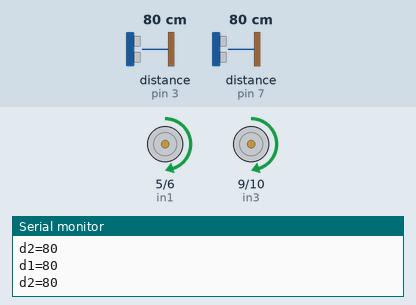
Simulated run of this sketch. Board: Arduino Uno, built with avr-gcc and run on an emulated ATmega328P. Shown: motor-driver pin pairs drawn as motors (green arrow = first pin HIGH = forward, orange = second pin HIGH = backward, longer = more drive), the last lines printed to the serial monitor. Wiring (inferred from the names in the program): 2 × ultrasonic range finder: trigger pin 4, echo pin 7 / trigger pin 11, echo pin 3. Inputs (shaded band) come from the test bench; at power-on: distance to the obstacle (sensors on pin 3, pin 7) 80 cm. The echo pulse lasts 58.3 µs per cm.

Above: at 1.4 s.
1.5 s: distance to the obstacle (sensor on pin 3) set to 24 cm
3.0 s: distance to the obstacle (sensor on pin 3) set to 19 cm
At 3.76 s:
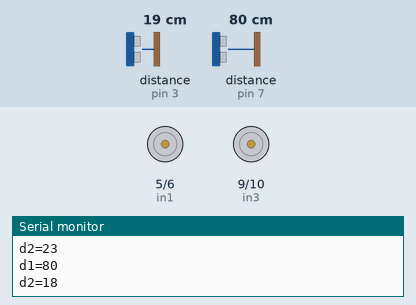
6.0 s: distance to the obstacle (sensor on pin 7) set to 2 cm
At 6.66 s:
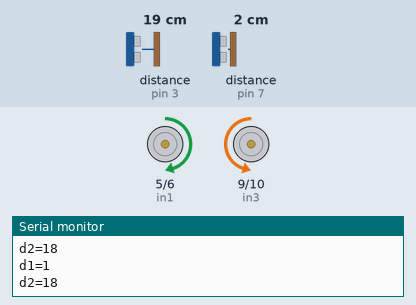
9.0 s: distance to the obstacle (sensor on pin 3) set to 13 cm
12.0 s: distance to the obstacle (sensor on pin 3) set to 10 cm
At 12.63 s:
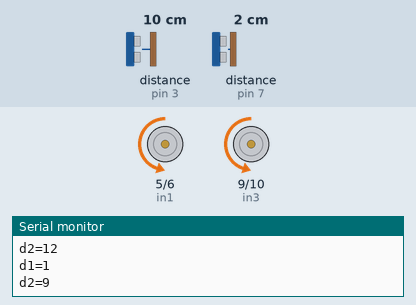
15.0 s: distance to the obstacle (sensor on pin 3) set to 35 cm
At 16.04 s:
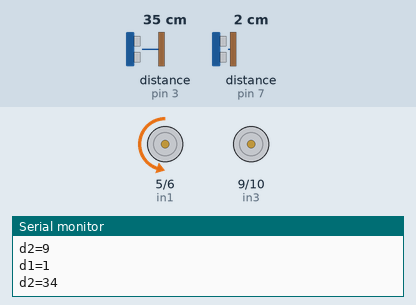
Timing chart, 0 to 19.0 s (numbered marks = the images above; inputs shaded):
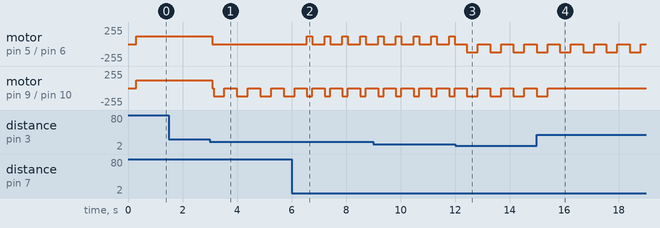

The sketch:

obstacle_detector_car.ino
```cpp
int trig1=4;
int echo1=7;
int trig2=11;
int echo2=3;
int in1 = 5;
int in2 = 6;
int in3 = 9;
int in4 = 10;
int d1;
int d2;
long x1;
long x2;

void setup() {
    pinMode(trig1, OUTPUT);
    digitalWrite(trig1,LOW);
    pinMode(trig2, OUTPUT);
    digitalWrite(trig2,LOW);
    pinMode(echo1, INPUT);
    pinMode(echo2, INPUT);
    pinMode(in1, OUTPUT);
    pinMode(in2, OUTPUT);
    pinMode(in3, OUTPUT);
    pinMode(in4, OUTPUT);
    Serial.begin(9600);
}

void loop() {
    delay(300);
    digitalWrite(trig1,HIGH);
    delayMicroseconds(10);
    digitalWrite(trig1,LOW);
    x1=pulseIn(echo1,HIGH);
    d1=x1/58;
    Serial.print("d1=");
    Serial.println(d1);
    digitalWrite(trig2,HIGH);
    delayMicroseconds(10);
    digitalWrite(trig2,LOW);
    x2=pulseIn(echo2,HIGH);
    d2=x2/58;
    Serial.print("d2=");
    Serial.println(d2);
    if (d1>20 && d2>20){
      analogWrite(in1, 120);
      analogWrite(in2, 0);
      analogWrite(in3, 120);
    }
    else if(d1<=20 && d2>20){
      analogWrite(in4, 0);
      analogWrite(in1, 0);
      analogWrite(in2, 0);
      analogWrite(in3, 0);
      analogWrite(in4, 0);
      delay(50);
      analogWrite(in1, 0);
      analogWrite(in2, 120);
      analogWrite(in3, 0);
      analogWrite(in4, 0);
      delay(400);
      analogWrite(in1, 0);
      analogWrite(in2, 0);
      analogWrite(in3, 0);
      analogWrite(in4, 0);
      delay(100);}
    else if(d1>20 && d2<=20){
      analogWrite(in4, 0);
      analogWrite(in1, 0);
      analogWrite(in2, 0);
      analogWrite(in3, 0);
      analogWrite(in4, 0);
      delay(50);
      analogWrite(in1, 0);
      analogWrite(in2, 0);
      analogWrite(in3, 0);
      analogWrite(in4, 120);
      delay(400);
      analogWrite(in1, 0);
      analogWrite(in2, 0);
      analogWrite(in3, 0);
      analogWrite(in4, 0);
      delay(100);
    }else if(d1<=10 && d2<=10){
      analogWrite(in4, 0);
      analogWrite(in1, 0);
      analogWrite(in2, 0);
      analogWrite(in3, 0);
      analogWrite(in4, 0);
      delay(50);
      analogWrite(in1, 0);
      analogWrite(in2, 120);
      analogWrite(in3, 0);
      analogWrite(in4, 120);
      delay(400);
      analogWrite(in1, 0);
      analogWrite(in2, 0);
      analogWrite(in3, 0);
      analogWrite(in4, 0);
      delay(100);

    }
    else if(d1<=20 && d2<=20){
      analogWrite(in4, 0);
      analogWrite(in1, 0);
      analogWrite(in2, 0);
      analogWrite(in3, 0);
      analogWrite(in4, 0);
      delay(50);
      analogWrite(in1, 120);
      analogWrite(in2, 0);
      analogWrite(in3, 0);
      analogWrite(in4, 120);
      delay(200);
      analogWrite(in1, 0);
      analogWrite(in2, 0);
      analogWrite(in3, 0);
      analogWrite(in4, 0);
      delay(100);
    }
}
```

Measured:
- the behaviour switches between 22 and 21 cm on distance to the obstacle (sensor on pin 3) (found by bisection; images 0 and 1)
- the behaviour switches between 12 and 11 cm on distance to the obstacle (sensor on pin 3) (found by bisection; images 2 and 3)
- after the input at 3.0 s, motor on pin 5 (in1) / pin 6 (in2): forward 120/255 → stopped after 0.09 s; motor on pin 9 (in3) / pin 10 (in4): alternates backward 120/255 for 0.40 s and stopped for 0.46 s, starting after 0.09 s
- after the input at 6.0 s, motor on pin 5 (in1) / pin 6 (in2): alternates forward 120/255 for 0.20 s and stopped for 0.45 s, starting after 0.56 s
- after the input at 12.0 s, motor on pin 5 (in1) / pin 6 (in2): alternates backward 120/255 for 0.40 s and stopped for 0.45 s, starting after 0.43 s; motor on pin 9 (in3) / pin 10 (in4): alternates backward 120/255 for 0.40 s and stopped for 0.45 s, starting after 0.83 s
- after the input at 15.0 s, motor on pin 9 (in3) / pin 10 (in4): goes on until 15.4 s, then stays stopped
